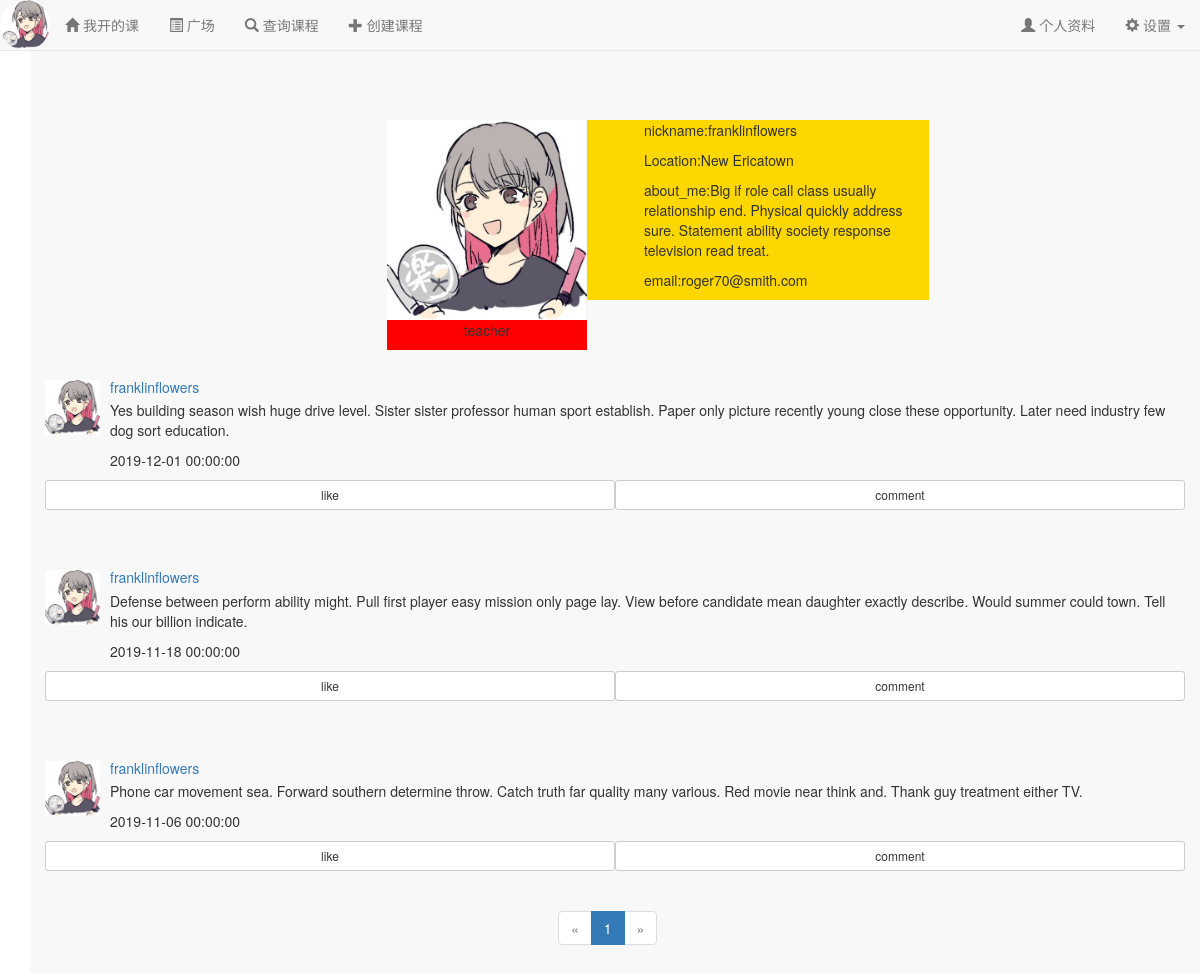
The page /user/roger70@smith.com (signed in) on the database its author committed.
### app/models.py (models this page shows, shortened)
class User(UserMixin, db.Model):
    __tablename__ = 'users'
    id = db.Column(db.Integer, primary_key=True, autoincrement=True)
    name = db.Column(db.String(64)) #真实姓名(不同于用户名)
    location = db.Column(db.String(64)) #位置
    about_me = db.Column(db.Text()) #个人介绍
    member_since = db.Column(db.DateTime(), default=localtime)    #注册时间
    last_seen = db.Column(db.DateTime(), default=localtime)   #最后一次访问的时间
    email = db.Column(db.String(64), unique=True, index=True)   #电子邮箱
    nickname = db.Column(db.String(64))    #昵称
    role_id = db.Column(db.Integer, db.ForeignKey('roles.id'))  #角色id
    password_hash = db.Column(db.String(128))   #密码hash
    confirmed = db.Column(db.Boolean, default=False)    #是否已经确认账户
    headicon_url = db.Column(db.String(64)) #头像图标的url
    student = db.relationship('Student', backref='user', uselist=False) #通过Student的user字段拿到用户信息
    teacher = db.relationship('Teacher', backref='user', uselist=False) #通过Teacher的user字段拿到用户信息
    posts = db.relationship('Post', backref='author', lazy='dynamic') #该用户发布的动态
    followed = db.relationship('Follow',
                               foreign_keys=[Follow.follower_id],
                               backref=db.backref('follower', lazy='joined'),
                               lazy='dynamic',
                               cascade='all, delete-orphan')
    followers = db.relationship('Follow',
                               foreign_keys=[Follow.followed_id],
                               backref=db.backref('followed', lazy='joined'),
                               lazy='dynamic',
                               cascade='all, delete-orphan')
    comments = db.relationship('Comment', backref='author', lazy='dynamic') #该用户发表的评论
    like_posts = db.relationship('PostLike',
                                  foreign_keys=[PostLike.user_id],
                                  backref=db.backref('user', lazy='joined'),
                                  lazy='dynamic',
                                  cascade='all, delete-orphan')
    @property
    def password(self):
        raise AttributeError('Password is not a readable attribute!')
    @login_manager.user_loader
    def load_user(user_id):
        return User.query.get(int(user_id))
    def ping(self):
        self.last_seen = localtime()
        db.session.add(self)
        db.session.commit()

class Post(db.Model):
    __tablename__ = 'posts'
    id = db.Column(db.Integer, primary_key=True, autoincrement=True)
    body = db.Column(db.Text) #动态内容
    body_html = db.Column(db.Text) #内容的html富文本形式
    timestamp = db.Column(db.DateTime, index=True, default=localtime) #动态发布的时间戳
    author_id = db.Column(db.Integer, db.ForeignKey('users.id')) #作者id
    comments = db.relationship('Comment', backref='post', lazy='dynamic') #该动态对应的评论
    like_people = db.relationship('PostLike',
                                  foreign_keys=[PostLike.post_id],
                                  backref=db.backref('post', lazy='joined'),
                                  lazy='dynamic',
                                  cascade='all, delete-orphan')

### app/main/views.py (the view)
@main.route('/user/<email>')
def user(email):
    user = User.query.filter_by(email=email).first_or_404()
    page = request.args.get('page', 1, type=int)
    pagination = Post.query.filter_by(author_id=user.id).order_by(Post.timestamp.desc()).paginate(
        page, per_page=current_app.config['FLASKY_COURSE_PER_PAGE'],
        error_out=False
    )
    posts = [item for item in pagination.items]
    return render_template('user.html', user=user, posts=posts, pagination=pagination)

### app/auth/views.py (called while the page is built)
@auth.before_app_request
def before_request():
    if current_user.is_authenticated:
        current_user.ping()
        if not current_user.confirmed \
                and request.endpoint \
                and request.blueprint != 'auth' \
                and request.endpoint != 'static':
            return redirect(url_for('auth.unconfirmed'))

### app/main/__init__.py (called while the page is built)
@main.app_context_processor
def inject_permissions():
    return dict(Permission=Permission)

### app/utils.py (called while the page is built)
def localtime():
    time_str = datetime.datetime.now().strftime('%Y-%m-%d %H:%M:%S')
    return datetime.datetime.strptime(time_str,"%Y-%m-%d %H:%M:%S")

### app/templates/user.html (shortened to what this page needs)
{% extends "base.html" %}
{% import "/_macros.html" as macros %}
{% block page_content %}
<div class="container navbar-default"style="height:100%;padding-top:120px;">
    <div style="margin-left:30%;background-color:#ff0000;height:100%;width:200px;float:left;">
        <img src="{{ url_for('static', filename='headicon/'+user.headicon_url) }}" style="width:200px">
        <p align="center">
            {% if user.role.name == 'Teacher' %}
            teacher
            {% else %}
            student
            {% endif %}
        </p>
    </div>
    <div style="padding-left:5%;background-color:#FFD700;height:100%;width:30%;float:left;">
        <p>nickname:{{ user.nickname }}</p>
        <P>Location:{{ user.location }}</P>
        <P>
            about_me:{{ user.about_me }}
        </P>
        <p>email:{{ user.email }}</p>
    </div>
    <div style="padding-top:200px">
        {% for each in posts %}
            <div style="padding-top:60px;padding-bottom:30px;">
                <div class="media-left">
                    <a href="#"><img src="{{ url_for('static', filename=('headicon/'+each.author.headicon_url)) }}" class="media-object" style="width:55px"></a>
                </div>
                <div class="media-body">
                    <a href="#"><h5 class="media-heading">{{ each.author.nickname }}</h5></a>
                    {% if each.body_html %}
                    {{ each.body_html | safe }}
                    {% else %}
                    {{ each.body }}
                    {% endif %}
                    <p>{{ each.timestamp }}</p>
                </div>
                <button type="button" class="btn btn-default btn-sm col-xs-6">like</button>
                <button type="button" class="btn btn-default btn-sm col-xs-6">comment</button>
            </div>
        {% endfor %}
    </div>
    <div class="pagination" style="padding-left:45%">
        {{ macros.pagination_widget(pagination, 'main.user', email=user.email) }}
    </div>
</div>
{% endblock %}

### app/templates/base.html (shortened to what this page needs)
{% extends "bootstrap/base.html" %}
{% block head %}
{{ super() }}
{% endblock %}
{% block navbar %}
<nav class="navbar navbar-default navbar-fixed-top" >
    <div class="container-fluid">
        <div class="navbar-header">
            <div class="navbar-brand" style="padding:1%">
                <a href="{{ url_for('main.user', email=current_user.email) }}">
                    <img src="{{ url_for('static', filename='headicon/'+current_user.headicon_url) }}" class="img-circle" style="height:100%;" />
                </a>
            </div>
        </div>
        <div class="collapse navbar-collapse" id="navbar-collapse">
            <ul class="nav navbar-nav">
                <li><a href="{{ url_for('course.index') }}"><span class="glyphicon glyphicon-home"></span>&nbsp;{% if current_user.role.name == 'Student' %}我的课程{% else %}我开的课{% endif %}</a></li>
                <li><a href="{{ url_for('forum.index') }}"><span class="glyphicon glyphicon-list-alt"></span>&nbsp;广场</a></li>
                <li><a href="{{ url_for('course.query_course') }}"><span class="glyphicon glyphicon-search"></span>&nbsp;查询课程</a></li>
                {% if current_user.role.name == 'Teacher' %}
                <li><a href="{{ url_for('course.create_course') }}"><span class="glyphicon glyphicon-plus"></span>&nbsp;创建课程</a></li>
                {% endif %}
            </ul>
            <ul class="nav navbar-nav navbar-right ">
                <li>
                    <a href="{{ url_for('main.user', email=current_user.email) }}">
                        <span class="glyphicon glyphicon-user"></span>
                        个人资料
                    </a>
                </li>
                <li class="dropdown">
                    <a class="dropdown-toggle" data-toggle="dropdown" href="#">
                        <span class="glyphicon glyphicon-cog"></span>&nbsp;设置
                        <b class="caret"></b>
                    </a>
                </li>
            </ul>
        </div>
    </div>
</nav>
{% endblock %}
{% block content %}
<div class="container">
    {% block page_content %}{% endblock %}
</div>
{% endblock %}

### rows shown on the page
User: headicon_url (placeholder picture)
User: headicon_url (placeholder picture), nickname "franklinflowers", location "New Ericatown", about_me "Big if role call class usually relationship end. Physical quickly address sure. Statement ability society response television read treat.", email "roger70@smith.com"
Post: headicon_url (placeholder picture), author.nickname "franklinflowers", body_html "Yes building season wish huge drive level. Sister sister professor human sport establish. Paper only picture recently young close these opportunity. Later need industry few dog sort education.", timestamp "2019-12-01 00:00:00"
Post: headicon_url (placeholder picture), author.nickname "franklinflowers", body_html "Defense between perform ability might. Pull first player easy mission only page lay. View before candidate mean daughter exactly describe. Would summer could town. Tell his our billion indicate.", timestamp "2019-11-18 00:00:00"
Post: headicon_url (placeholder picture), author.nickname "franklinflowers", body_html "Phone car movement sea. Forward southern determine throw. Catch truth far quality many various. Red movie near think and. Thank guy treatment either TV.", timestamp "2019-11-06 00:00:00"

### other values the page prints
{{ p }} "1"
